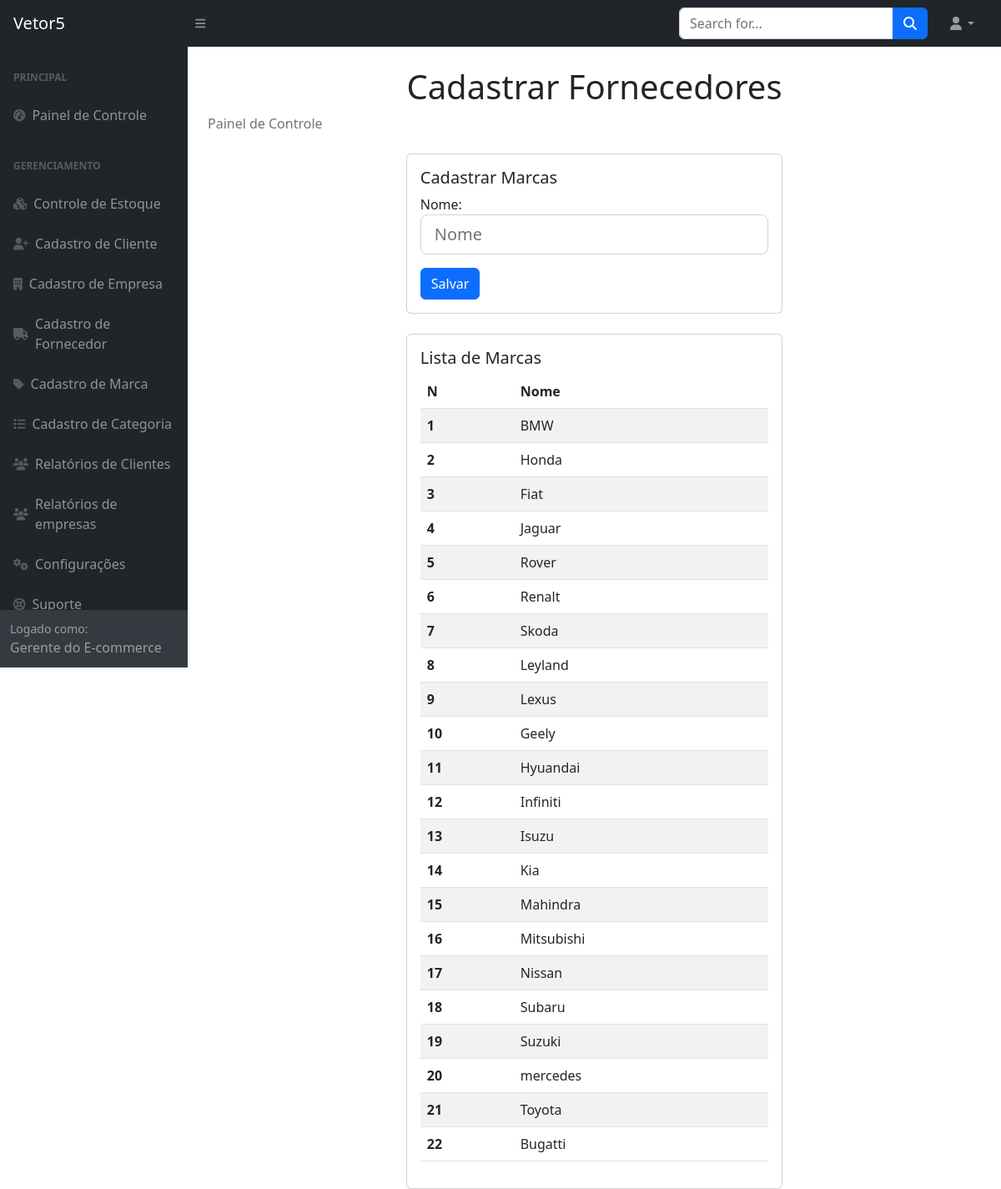
The page /vetor5/marca/ on the database its author committed.
### usuarios/models.py (models this page shows, shortened)
class Marca_produto(models.Model):
    nome = models.CharField(max_length=50)
    class Meta:
        verbose_name_plural = "Marcas dos produtos"

### usuarios/views.py (the view)
# urls.py: path('marca/', views.marca, name='marca'),
def marca(request):
    if request.method == 'POST':
        form = MarcaProdutoForm(request.POST)
        if form.is_valid():
            form.save()
            return redirect('/vetor5/marca/')  # Redirecionar para uma página de sucesso
    else:
        form = MarcaProdutoForm()
    marcas = Marca_produto.objects.all()
    return render(request, 'marca.html', {'form': form, 'marcas': marcas})

### usuarios/forms.py
class MarcaProdutoForm(forms.ModelForm):
    class Meta:
        model = Marca_produto
        fields = ['nome']
    def __init__(self, *args, **kwargs):
        super().__init__(*args, **kwargs)
        for field_name, field in self.fields.items():
            field.widget.attrs.update({'class': 'form-control form-control-lg', 'placeholder': field.label})

### usuarios/templates/marca.html (shortened to what this page needs)
{% load static %}
<!DOCTYPE html>
<html lang="en">
    <head>
        <link href="https://cdn.jsdelivr.net/npm/simple-datatables@7.1.2/dist/style.min.css" rel="stylesheet" />
        <link href="{% static 'css/styles.css' %}" rel="stylesheet" />
    </head>
    <body class="sb-nav-fixed">
        <nav class="sb-topnav navbar navbar-expand navbar-dark bg-dark">
            <a class="navbar-brand ps-3" href="{% url 'index' %}">Vetor5</a>
            <button class="btn btn-link btn-sm order-1 order-lg-0 me-4 me-lg-0" id="sidebarToggle" href="#!"><i class="fas fa-bars"></i></button>
            <form action="{% url 'pesquisare' %}" class="d-none d-md-inline-block form-inline ms-auto me-0 me-md-3 my-2 my-md-0" method="GET">
                <div class="input-group">
                    <input name="mome_filtrar" class="form-control" type="text" placeholder="Search for..." aria-label="Search for..." aria-describedby="btnNavbarSearch" />
                    <button class="btn btn-primary" id="btnNavbarSearch" type="button"><i class="fas fa-search"></i></button>
                </div>
            </form>
            <ul class="navbar-nav ms-auto ms-md-0 me-3 me-lg-4">
                <li class="nav-item dropdown">
                    <a class="nav-link dropdown-toggle" id="navbarDropdown" href="#" role="button" data-bs-toggle="dropdown" aria-expanded="false"><i class="fas fa-user fa-fw"></i></a>
                </li>
            </ul>
        </nav>
        <div id="layoutSidenav">
            <div id="layoutSidenav_nav">
                <nav class="sb-sidenav accordion sb-sidenav-dark" id="sidenavAccordion">
                    <div class="sb-sidenav-menu">
                        <div class="nav">
                            <div class="sb-sidenav-menu-heading">Principal</div>
                            <a class="nav-link" href="{% url 'gerente' %}">
                                <div class="sb-nav-link-icon"><i class="fas fa-tachometer-alt"></i></div>
                                Painel de Controle
                            </a>
                            <div class="sb-sidenav-menu-heading">Gerenciamento</div>
                            <a class="nav-link" href="{% url 'lista_estoque' %}">
                                <div class="sb-nav-link-icon"><i class="fas fa-cubes"></i></div>
                                Controle de Estoque
                            </a>
                            <a class="nav-link" href="{% url 'adicionar_cliente' %}">
                                <div class="sb-nav-link-icon"><i class="fas fa-user-plus"></i></div>
                                Cadastro de Cliente
                            </a>
                            <a class="nav-link" href="{% url 'adicionar_empresa' %}">
                                <div class="sb-nav-link-icon"><i class="fas fa-building"></i></div>
                                Cadastro de Empresa
                            </a>
                            <a class="nav-link" href="{% url 'criar_fornecedor' %}">
                                <div class="sb-nav-link-icon"><i class="fas fa-truck"></i></div>
                                Cadastro de Fornecedor
                            </a>
                            <a class="nav-link" href="{% url 'marca' %}">
                                <div class="sb-nav-link-icon"><i class="fas fa-tag"></i></div>
                                Cadastro de Marca
                            </a>
                            <a class="nav-link" href="{% url 'adicionar_categoria' %}">
                                <div class="sb-nav-link-icon"><i class="fas fa-list"></i></div>
                                Cadastro de Categoria
                            </a>
                            <a class="nav-link" href="{% url 'pedido_cliente_gerente' %}">
                                <div class="sb-nav-link-icon"><i class="fas fa-users"></i></div>
                                Relatórios de Clientes
                            </a>
                            <a class="nav-link" href="{% url 'pedido_empresa_gerente' %}">
                                <div class="sb-nav-link-icon"><i class="fas fa-users"></i></div>
                                Relatórios de empresas
                            </a>
                            <a class="nav-link" href="{% url 'perfil_gerente' %}">
                                <div class="sb-nav-link-icon"><i class="fas fa-cogs"></i></div>
                                Configurações
                            </a>
                            <a class="nav-link" href="suporte.html">
                                <div class="sb-nav-link-icon"><i class="fas fa-life-ring"></i></div>
                                Suporte
                            </a>
                        </div>
                    </div>
                    <div class="sb-sidenav-footer">
                        <div class="small">Logado como:</div>
                        Gerente do E-commerce
                    </div>
                </nav>
            </div>
            <div id="layoutSidenav_content">
                <main>
                    <div class="container-fluid px-4">
                        <h1 class="mt-4 text-center">Cadastrar Fornecedores</h1>
                        <ol class="breadcrumb mb-4 text-center">
                            <li class="breadcrumb-item active">Painel de Controle</li>
                        </ol>
                        <section class="section">
                          <div class="row justify-content-center">
                              <div class="col-lg-6">
                                  <div class="card mb-4">
                                      <div class="card-body">
                                          <h5 class="card-title">Cadastrar Marcas</h5>
                                          <form method="POST">
                                              {{ form.as_p }}
                                              <button type="submit" class="btn btn-primary">Salvar</button>
                                          </form>
                                      </div>
                                  </div>
                                  <div class="card mt-4">
                                      <div class="card-body">
                                          <h5 class="card-title">Lista de Marcas</h5>
                                          <div class="table-responsive">
                                              <table class="table table-striped">
                                                  <thead>
                                                      <tr>
                                                          <th scope="col">N</th>
                                                          <th scope="col">Nome</th>
                                                      </tr>
                                                  </thead>
                                                  <tbody>
                                                      {% for marca in marcas %}
                                                          <tr>
                                                              <th scope="row">{{ marca.id }}</th>
                                                              <td>{{ marca.nome }}</td>
                                                          </tr>
                                                      {% endfor %}
                                                  </tbody>
                                              </table>
                                          </div>
                                      </div>
                                  </div>
                              </div>
                          </div>
                      </section>
                    </div>
                </main>
            </div>
        </div>
    </body>
</html>

### rows shown on the page
Marca_produto: id "1", nome "BMW"
Marca_produto: id "2", nome "Honda"
Marca_produto: id "3", nome "Fiat"
Marca_produto: id "4", nome "Jaguar"
Marca_produto: id "5", nome "Rover"
Marca_produto: id "6", nome "Renalt"
Marca_produto: id "7", nome "Skoda"
Marca_produto: id "8", nome "Leyland"
Marca_produto: id "9", nome "Lexus"
Marca_produto: id "10", nome "Geely"
Marca_produto: id "11", nome "Hyuandai"
Marca_produto: id "12", nome "Infiniti"
Marca_produto: id "13", nome "Isuzu"
Marca_produto: id "14", nome "Kia"
Marca_produto: id "15", nome "Mahindra"
Marca_produto: id "16", nome "Mitsubishi"
Marca_produto: id "17", nome "Nissan"
Marca_produto: id "18", nome "Subaru"
Marca_produto: id "19", nome "Suzuki"
Marca_produto: id "20", nome "mercedes"
Marca_produto: id "21", nome "Toyota"
Marca_produto: id "22", nome "Bugatti"
